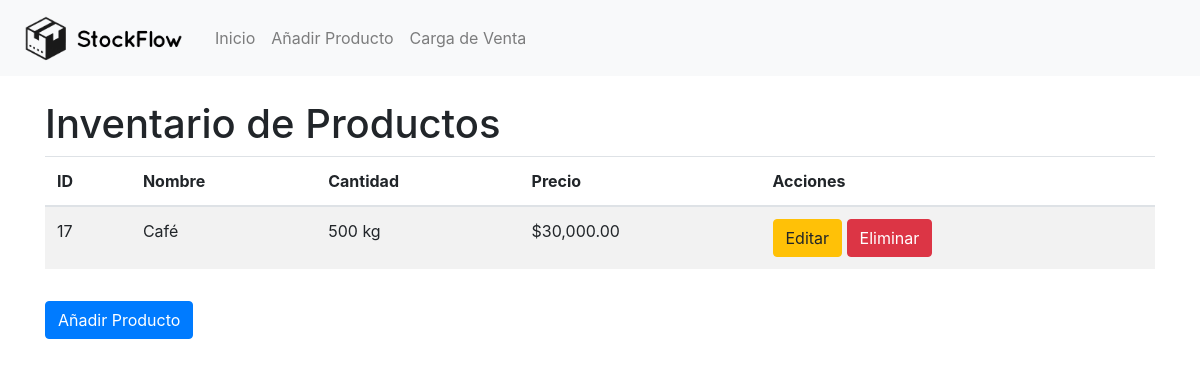
Before: / with the older database file.
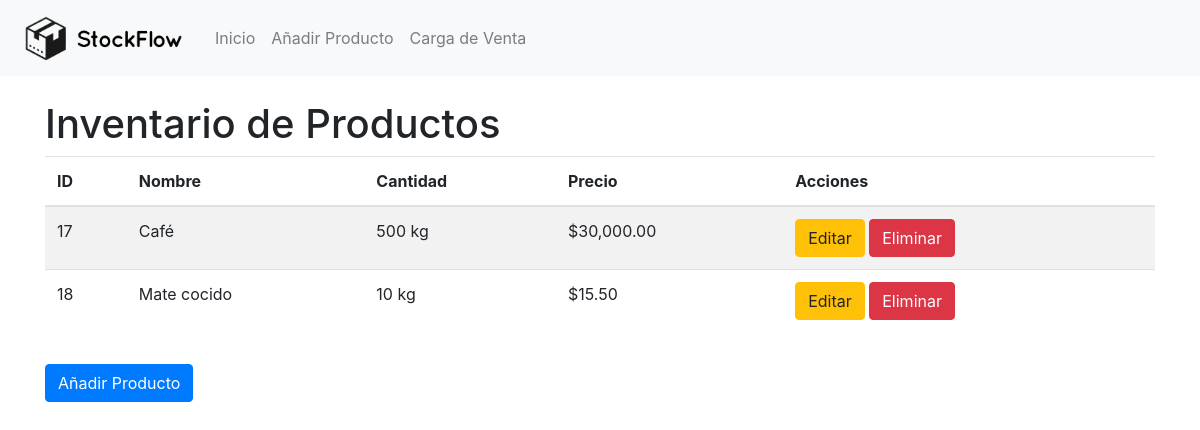
After: the same page with the newer database file.
### tables this page shows
CREATE TABLE productos (
    id INTEGER PRIMARY KEY AUTOINCREMENT,
    nombre TEXT,
    cantidad INTEGER,
    precio REAL
, unidad_medida TEXT DEFAULT 'unidad');

### app.py (the view)
@app.route('/')
def index():
    productos = get_productos()
    return render_template('index.html', productos=productos)

### app.py (called while the page is built)
def get_db():
    if 'db' not in g:
        g.db = sqlite3.connect('inventario.db')
        g.db.row_factory = sqlite3.Row
    return g.db

def get_productos():
    db = get_db()
    c = db.cursor()
    c.execute("SELECT * FROM productos")
    rows = c.fetchall()
    productos = [dict(row) for row in rows]
    return productos

### templates/index.html (shortened to what this page needs)
{% extends "base.html" %}
{% block content %}
    <h1>Inventario de Productos</h1>
    <table class="table table-striped">
        <thead>
            <tr>
                <th>ID</th>
                <th>Nombre</th>
                <th>Cantidad</th>
                <th>Precio</th>
                <th>Acciones</th>
            </tr>
        </thead>
        <tbody>
            {% for producto in productos %}
            <tr>
                <td>{{ producto['id'] }}</td>
                <td>{{ producto['nombre'] }}</td>
                <td>{{ "{:,}".format(producto['cantidad']) }} {{ 'unidades' if producto['unidad_medida'] == 'unidad' else producto['unidad_medida'] }}</td>
                <td>${{ "{:,.2f}".format(producto['precio']) }}</td>
                <td>
                    <a href="{{ url_for('edit_product', id=producto['id']) }}" class="btn btn-warning">Editar</a>
                    <form action="{{ url_for('delete_product', id=producto['id']) }}" method="post" style="display:inline;">
                        <button type="submit" class="btn btn-danger">Eliminar</button>
                    </form>
                </td>
            </tr>
            {% endfor %}
        </tbody>
    </table>
    <a href="{{ url_for('add_product') }}" class="btn btn-primary mt-3">Añadir Producto</a>
{% endblock %}

### templates/base.html (shortened to what this page needs)
<!DOCTYPE html>
<html lang="en">
<head>
    <link rel="stylesheet" href="https://maxcdn.bootstrapcdn.com/bootstrap/4.0.0/css/bootstrap.min.css">
</head>
<body>
    <nav class="navbar navbar-expand-lg navbar-light bg-light">
        <a class="navbar-brand" href="{{ url_for('index') }}">
            <img src="{{ url_for('static', filename='images/logo.png') }}" width="175" height="50" alt="">
        </a>
        <div class="collapse navbar-collapse" id="navbarNav">
            <ul class="navbar-nav">
                <li class="nav-item">
                    <a class="nav-link" href="{{ url_for('index') }}">Inicio</a>
                </li>
                <li class="nav-item">
                    <a class="nav-link" href="{{ url_for('add_product') }}">Añadir Producto</a>
                </li>
                <li class="nav-item">
                    <a class="nav-link" href="{{ url_for('carga_venta') }}">Carga de Venta</a>
                </li>
            </ul>
        </div>
    </nav>
    <div class="container mt-4">
        {% block content %}{% endblock %}
    </div>
</body>
</html>

Changed rows visible on the page:
added productos: id "18", nombre "Mate cocido", cantidad "10", unidad_medida "kg", precio "15.50"
